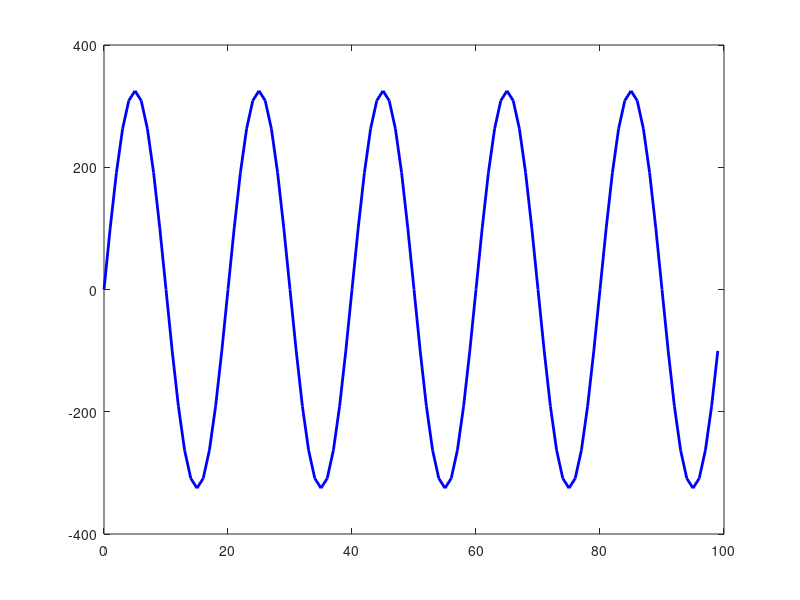

This figure's MATLAB source: (Note: this script raises an error after producing the figure.)
%% PRÁCTICA: ANÁLISIS DE CALIDAD DE POTENCIA
% Ejercicios 1.1, 1.2, 1.3, 2.1, 2.2, 2.3
% Autor: Pablo Godoy Moreno y Fran Moreno Manzano
% Fecha: 2025

clear all; close all; clc;

%% ========== EJERCICIO 1.1: CÁLCULO DEL VALOR RMS ==========
clear; close all; clc;
fprintf('\n========== EJERCICIO 1.1: CÁLCULO DEL VALOR RMS ==========\n');

% Parámetros de la señal
f_fund = 50;           % Frecuencia fundamental (Hz)
fs = 1000;             % Frecuencia de muestreo (Hz)
duracion = 0.1;        % Duración (segundos)
V_pico = 325;          % Voltaje pico (V)
RMS_teorico = 230;     % Valor RMS teórico (V)

% Vector de tiempo
t1 = 0:1/fs:duracion-1/fs;

% Señal sinusoidal
v1 = V_pico * sin(2*pi*f_fund*t1);

% Calcular el valor RMS
RMS_calculado = sqrt(mean(v1.^2));

% Calcular el error
error = abs(RMS_calculado - RMS_teorico) / RMS_teorico * 100;

fprintf('Valor RMS calculado: %.4f V\n', RMS_calculado);
fprintf('Valor RMS teórico: %.4f V\n', RMS_teorico);
fprintf('Error: %.4f %%\n\n', error);

figure('Position', [100 100 1000 500]);

% Gráfica de la señal
plot(t1*1000, v1, 'b-', 'LineWidth', 2);
hold on;

% Líneas de referencia
yline(V_pico, '--r', 'Pico positivo', 'LineWidth', 1.5, 'LabelHorizontalAlignment', 'right');
yline(-V_pico, '--r', 'Pico negativo', 'LineWidth', 1.5, 'LabelHorizontalAlignment', 'right');
yline(RMS_calculado, '--g', sprintf('RMS calculado: %.2f V', RMS_calculado), 'LineWidth', 1.5, 'LabelHorizontalAlignment', 'right');
yline(-RMS_calculado, '--g', LineWidth=1.5);
yline(0, '-k', 'LineWidth', 0.5);

% Etiquetas y formato
xlabel('Tiempo (ms)', 'FontSize', 12, 'FontWeight', 'bold');
ylabel('Voltaje (V)', 'FontSize', 12, 'FontWeight', 'bold');
title(sprintf('Ejercicio 1.1: Señal Sinusoidal 50 Hz - RMS = %.2f V (Error: %.2f %%)', ...
    RMS_calculado, error), 'FontSize', 13, 'FontWeight', 'bold');
grid on;
grid minor;

legend('Señal', 'Pico (+)', 'Pico (-)', 'RMS', 'Location', 'southeast', 'FontSize', 10);
hold off;
%% ========== EJERCICIO 1.2: DETECCIÓN DE CRUCES POR CERO ==========
clear; close all; clc;
fprintf('========== EJERCICIO 1.2: DETECCIÓN DE CRUCES POR CERO ==========\n');

% Parámetros de la señal
f_fund = 50;           % Frecuencia fundamental (Hz)
fs = 1000;             % Frecuencia de muestreo (Hz)
V_pico = 325;          % Voltaje pico (V)

% Generar nueva señal para este ejercicio
t2 = 0:1/fs:0.5-1/fs;
v2 = V_pico * sin(2*pi*f_fund*t2);

% Detectar cruces por cero - Método mejorado
% Un cruce ocurre cuando la señal cambia de signo entre dos muestras consecutivas
cruces_indices = [];
tiempos_cruces_exactos = [];

for i = 1:length(v2)-1
    % Si el producto es negativo, hay un cruce por cero entre i e i+1
    if v2(i) * v2(i+1) < 0
        % Encontrar el cruce más preciso usando interpolación lineal
        t_cruce = t2(i) - v2(i) * (t2(i+1) - t2(i)) / (v2(i+1) - v2(i));
        idx_cruce = round(t_cruce * fs);
        
        % Evitar duplicados muy cercanos
        if isempty(cruces_indices) || (idx_cruce - cruces_indices(end) > 5)
            cruces_indices = [cruces_indices, idx_cruce];
            tiempos_cruces_exactos = [tiempos_cruces_exactos, t_cruce];
        end
    end
end

% Calcular frecuencia desde los cruces
if length(cruces_indices) > 2
    periodos = diff(tiempos_cruces_exactos);
    periodo_promedio = mean(periodos) * 2;  % 2 cruces = 1 período
    frecuencia_detectada = 1 / periodo_promedio;
else
    frecuencia_detectada = 0;
end

fprintf('Número de cruces por cero detectados: %d\n', length(cruces_indices));
fprintf('Frecuencia detectada: %.2f Hz\n', frecuencia_detectada);
fprintf('Frecuencia teórica: %.2f Hz\n\n', f_fund);

% Visualización - Ejercicio 1.2
figure('Position', [100 400 1100 450]);
plot(t2*1000, v2, 'b-', 'LineWidth', 1.8); hold on;
% Plotear los cruces en sus tiempos exactos (interpolados) con voltaje = 0
plot(tiempos_cruces_exactos*1000, zeros(size(tiempos_cruces_exactos)), 'ro', 'MarkerSize', 8, 'MarkerFaceColor', 'r');
yline(0, '--k', 'LineWidth', 1);  % Línea de referencia en cero

xlabel('Tiempo (ms)', 'FontSize', 12, 'FontWeight', 'bold');
ylabel('Voltaje (V)', 'FontSize', 12, 'FontWeight', 'bold');
title(sprintf('Detección de Cruces por Cero - Frecuencia Detectada: %.2f Hz', frecuencia_detectada), ...
    'FontSize', 13, 'FontWeight', 'bold');
legend('Señal', 'Cruces por cero', 'Cero', 'FontSize', 11);
grid on;
grid minor;


hold off;

%% ========== EJERCICIO 1.3: DETECCIÓN DE VARIACIONES DE TENSIÓN ==========
clear; close all; clc;
fprintf('========== EJERCICIO 1.3: DETECCIÓN DE VARIACIONES DE TENSIÓN ==========\n');

% Parámetros
f_fund = 50;           % Frecuencia fundamental (Hz)
fs_13 = 1000;          % Frecuencia de muestreo (Hz)
V_pico = 325;          % Voltaje pico (V)
RMS_nominal = 230;     % Valor RMS nominal (V)

% Generar señal sinusoidal pura
t3 = 0:1/fs_13:0.3-1/fs_13;
v3 = V_pico * sin(2*pi*f_fund*t3);

% ========== FUNCIÓN: Calcular RMS en ventanas deslizantes ==========
% Parámetros de entrada: señal, frecuencia de muestreo, tamaño de ventana en ms
% Devuelve: vector de valores RMS y vector de tiempos correspondientes

ventana_ms = 20;  % Ventana de 20 ms (un ciclo completo para 50 Hz)
ventana_muestras = round(ventana_ms * fs_13 / 1000);

rms_desli = [];
t_rms = [];

for i = 1:length(v3)-ventana_muestras+1
    % Extrae la ventana
    ventana = v3(i:i+ventana_muestras-1);
    % Calcula el RMS de la ventana
    rms_desli = [rms_desli, sqrt(mean(ventana.^2))];
    % Tiempo al centro de la ventana
    t_rms = [t_rms, (i + ventana_muestras/2 - 1) / fs_13];
end

% ========== ANÁLISIS DE RESULTADOS ==========
fprintf('RMS deslizante calculado con ventana de %d ms\n', ventana_ms);
fprintf('Número de valores RMS: %d\n', length(rms_desli));
fprintf('RMS promedio: %.2f V\n', mean(rms_desli));
fprintf('RMS mínimo: %.2f V\n', min(rms_desli));
fprintf('RMS máximo: %.2f V\n\n', max(rms_desli));

% ========== VISUALIZACIÓN ==========
figure('Position', [100 50 1200 700]);

% Subplot 1: Señal temporal completa
subplot(2,1,1);
plot(t3*1000, v3, 'b-', 'LineWidth', 1.5); hold on;
yline(V_pico, '--r', 'LineWidth', 1, 'Alpha', 0.5);
yline(-V_pico, '--r', 'LineWidth', 1, 'Alpha', 0.5);
yline(0, '-k', 'LineWidth', 0.5);
xlabel('Tiempo (ms)', 'FontSize', 12, 'FontWeight', 'bold');
ylabel('Voltaje (V)', 'FontSize', 12, 'FontWeight', 'bold');
title('Ejercicio 1.3: Señal Sinusoidal (Dominio del Tiempo)', 'FontSize', 13, 'FontWeight', 'bold');
grid on;
grid minor;
legend('Señal', 'Pico +', 'Pico -', 'FontSize', 10);
hold off;

% Subplot 2: RMS deslizante
subplot(2,1,2);
plot(t_rms*1000, rms_desli, 'r-', 'LineWidth', 2.5); hold on;
yline(RMS_nominal, '--k', 'Nominal (230V)', 'LineWidth', 1.5, 'LabelHorizontalAlignment', 'right');
yline(RMS_nominal*0.9, '--g', 'Límite -10% (207V)', 'LineWidth', 1.5, 'LabelHorizontalAlignment', 'right');
yline(RMS_nominal*1.1, '--b', 'Límite +10% (253V)', 'LineWidth', 1.5, 'LabelHorizontalAlignment', 'right');

xlabel('Tiempo (ms)', 'FontSize', 12, 'FontWeight', 'bold');
ylabel('RMS (V)', 'FontSize', 12, 'FontWeight', 'bold');
title(sprintf('RMS Deslizante - Ventana: %d ms (Estable)', ventana_ms), 'FontSize', 13, 'FontWeight', 'bold');
grid on;
grid minor;

legend('RMS deslizante', 'Nominal', 'Límite -10%', 'Límite +10%', 'FontSize', 10, 'Location', 'best');
hold off;

% ========== INFORMACIÓN ADICIONAL ==========
fprintf('\n--- CONCLUSIONES ---\n');
fprintf('Para una señal sinusoidal pura sin variaciones:\n');
fprintf('- El RMS debe mantenerse constante en torno a %.2f V\n', RMS_nominal);
fprintf('- No hay desviaciones respecto a los límites ±10%%\n');
fprintf('- Esta función permite detectar variaciones rápidas de tensión\n');
fprintf('- La ventana de 20 ms es adecuada para detectar huecos y sobretensiones\n');
%% ========== EJERCICIO 2.1: ANÁLISIS ESPECTRAL BÁSICO ==========
clear; close all; clc;
fprintf('========== EJERCICIO 2.1: ANÁLISIS ESPECTRAL BÁSICO ==========\n');

% Parámetros
f_fund = 50;           % Frecuencia fundamental (Hz)
fs_esp = 2000;         % Frecuencia de muestreo (Hz)
V_pico = 325;          % Voltaje pico (V)

% Generar señal pura de 50 Hz
t_esp = 0:1/fs_esp:1-1/fs_esp;
v_pura = V_pico * sin(2*pi*f_fund*t_esp);

% ========== FUNCIÓN: Calcular espectro de frecuencias ==========
% Entrada: señal temporal y frecuencia de muestreo
% Salida: vector de frecuencias y magnitudes correspondientes

N_esp = length(v_pura);

% Calcular FFT
FFT_pura = fft(v_pura);

% Considerar solo frecuencias positivas (primera mitad del espectro)
FFT_pura = FFT_pura(1:N_esp/2+1);

% Normalizar magnitudes dividiendo por el número de muestras
mag_esp = abs(FFT_pura) / N_esp;

% Multiplicar por 2 las componentes intermedias (excepto DC y Nyquist)
mag_esp(2:end-1) = 2 * mag_esp(2:end-1);

% Vector de frecuencias
freqs_esp = (0:length(FFT_pura)-1) * (fs_esp/N_esp);

% ========== ANÁLISIS DE RESULTADOS ==========
% Encontrar componente fundamental (50 Hz)
[~, idx_50] = min(abs(freqs_esp - 50));
mag_50 = mag_esp(idx_50);
freq_real_50 = freqs_esp(idx_50);

fprintf('Espectro calculado para señal pura de 50 Hz\n');
fprintf('Resolución de frecuencia: %.4f Hz\n', fs_esp/N_esp);
fprintf('Frecuencia fundamental encontrada: %.2f Hz\n', freq_real_50);
fprintf('Magnitud en 50 Hz: %.2f V\n', mag_50);
fprintf('Magnitud teórica esperada: %.2f V\n\n', V_pico/2);

% Verificar que hay un solo pico en 50 Hz
% Buscar picos significativos (mayores a 10 V)
umbral = 10;
picos_indices = find(mag_esp > umbral);

fprintf('Análisis de picos significativos (> %d V):\n', umbral);
fprintf('Número de picos encontrados: %d\n', length(picos_indices));

if length(picos_indices) == 1
    fprintf('✓ VERIFICADO: Solo hay un pico, en la frecuencia fundamental\n\n');
else
    fprintf('Picos encontrados en:\n');
    for i = 1:length(picos_indices)
        fprintf('  Frecuencia: %7.2f Hz | Magnitud: %7.2f V\n', ...
            freqs_esp(picos_indices(i)), mag_esp(picos_indices(i)));
    end
    fprintf('\n');
end

% ========== VISUALIZACIÓN ==========
figure('Position', [100 50 1200 500]);

% Gráfica con stem (tallo) - Espectro hasta 500 Hz
% Encontrar índice correspondiente a 500 Hz
idx_500 = floor(500 * N_esp / fs_esp) + 1;

stem(freqs_esp(1:idx_500), mag_esp(1:idx_500), 'b', 'filled', 'LineWidth', 1.5);
hold on;

% Marcar el pico en 50 Hz
plot(freq_real_50, mag_50, 'r*', 'MarkerSize', 20, 'LineWidth', 2);
text(freq_real_50, mag_50 + 5, sprintf('Fundamental\n%.2f Hz\n%.2f V', freq_real_50, mag_50), ...
    'HorizontalAlignment', 'center', 'FontSize', 11, 'FontWeight', 'bold', ...
    'BackgroundColor', 'white', 'EdgeColor', 'red');

xlabel('Frecuencia (Hz)', 'FontSize', 12, 'FontWeight', 'bold');
ylabel('Magnitud (V)', 'FontSize', 12, 'FontWeight', 'bold');
title('Ejercicio 2.1: Espectro de Frecuencias - Señal Pura 50 Hz', 'FontSize', 13, 'FontWeight', 'bold');
grid on;
grid minor;
xlim([0 500]);

% Información en la gráfica
text(0.98, 0.97, sprintf(['Parámetros:\n' ...
    'Frecuencia fundamental: %d Hz\n' ...
    'Frecuencia de muestreo: %d Hz\n' ...
    'Duración: 1 segundo\n' ...
    'Voltaje pico: %d V\n' ...
    'Muestras: %d'], ...
    f_fund, fs_esp, V_pico, N_esp), ...
    'Units', 'normalized', 'FontSize', 10, 'BackgroundColor', 'white', ...
    'EdgeColor', 'black', 'VerticalAlignment', 'top', ...
    'HorizontalAlignment', 'right');

hold off;

%% ========== EJERCICIO 2.2: ANÁLISIS DE ARMÓNICOS ==========
clear; close all; clc;
fprintf('========== EJERCICIO 2.2: ANÁLISIS DE ARMÓNICOS ==========\n');

% Parámetros
f_fund = 50;           % Frecuencia fundamental (Hz)
fs_esp = 2000;         % Frecuencia de muestreo (Hz)
V_pico = 325;          % Voltaje pico (V)

% Generar señal pura de 50 Hz (igual que Ejercicio 2.1)
t_esp = 0:1/fs_esp:1-1/fs_esp;
v_pura = V_pico * sin(2*pi*f_fund*t_esp);

% Calcular FFT
N_esp = length(v_pura);
FFT_pura = fft(v_pura);
FFT_pura = FFT_pura(1:N_esp/2+1);
mag_esp = abs(FFT_pura) / N_esp;
mag_esp(2:end-1) = 2 * mag_esp(2:end-1);
freqs_esp = (0:length(FFT_pura)-1) * (fs_esp/N_esp);

% ========== FUNCIÓN: Analizar armónicos ==========
% Entrada: señal, frecuencia de muestreo, frecuencia fundamental, número de armónicos
% Salida: tabla con n, frecuencia exacta, magnitud; y THD calculado

% Número de armónicos a analizar
n_armonicos = 15;

% Crear tabla de armónicos
tabla_arm_pura = [];

% Encontrar fundamental
[~, idx_50] = min(abs(freqs_esp - f_fund));
V_fundamental = mag_esp(idx_50);

fprintf('Búsqueda de armónicos:\n');
fprintf('Resolución de frecuencia: %.4f Hz\n\n', fs_esp/N_esp);

% Buscar cada armónico
for n = 1:n_armonicos
    freq_target = n * f_fund;  % Frecuencia teórica del armónico n
    [~, idx_arm] = min(abs(freqs_esp - freq_target));  % Índice más cercano
    mag_arm = mag_esp(idx_arm);  % Magnitud en ese índice
    freq_real = freqs_esp(idx_arm);  % Frecuencia real encontrada
    
    tabla_arm_pura = [tabla_arm_pura; n, freq_real, mag_arm];
end

% ========== CALCULAR THD ==========
% THD = 100 * sqrt(suma de V_n^2 desde n=2 hasta infinito) / V_1
suma_cuadrados_pura = sum(tabla_arm_pura(2:end,3).^2);
THD_puro = 100 * sqrt(suma_cuadrados_pura) / V_fundamental;

% ========== RESULTADOS EN CONSOLA ==========
fprintf('Análisis de armónicos para señal pura de 50 Hz:\n');
fprintf('='*50 + "\n");
fprintf('Fundamental (1er armónico): %.4f V\n\n', V_fundamental);

fprintf('Tabla de armónicos:\n');
fprintf('  n  | Frecuencia (Hz) | Magnitud (V) | %% Fundamental\n');
fprintf('-----|-----------------|--------------|---------------\n');

for i = 1:n_armonicos
    pct = 100 * tabla_arm_pura(i,3) / V_fundamental;
    fprintf(' %2d  | %14.2f | %12.4f | %13.2f\n', ...
        tabla_arm_pura(i,1), tabla_arm_pura(i,2), tabla_arm_pura(i,3), pct);
end

fprintf('\n');
fprintf('THD calculado: %.4f %%\n', THD_puro);
fprintf('Interpretación: Señal pura sin distorsión\n\n');

% ========== VISUALIZACIÓN: Gráfica de barras de armónicos ==========
figure('Position', [100 50 1100 500]);

bar(tabla_arm_pura(1:10,1), tabla_arm_pura(1:10,3), 'b', 'EdgeColor', 'black', 'LineWidth', 1.5);
hold on;

% Marcar el fundamental
bar(1, V_fundamental, 'r', 'EdgeColor', 'black', 'LineWidth', 1.5);

xlabel('Número de Armónico', 'FontSize', 12, 'FontWeight', 'bold');
ylabel('Magnitud (V)', 'FontSize', 12, 'FontWeight', 'bold');
title(sprintf('Ejercicio 2.2: Análisis de Armónicos - THD: %.4f %%', THD_puro), ...
    'FontSize', 13, 'FontWeight', 'bold');
grid on;
grid minor;

% Etiquetas en barras principales
for i = 1:10
    if tabla_arm_pura(i,3) > 5
        text(i, tabla_arm_pura(i,3) + 5, sprintf('%.1f V', tabla_arm_pura(i,3)), ...
            'HorizontalAlignment', 'center', 'FontSize', 9);
    end
end

% Información en la gráfica
text(0.98, 0.97, sprintf(['Parámetros:\n' ...
    'Tipo: Señal pura\n' ...
    'Fundamental: %.2f V\n' ...
    'THD: %.4f %%\n' ...
    'Armónicos analizados: %d'], ...
    V_fundamental, THD_puro, n_armonicos), ...
    'Units', 'normalized', 'FontSize', 10, 'BackgroundColor', 'white', ...
    'EdgeColor', 'black', 'VerticalAlignment', 'top', ...
    'HorizontalAlignment', 'right');

legend('Armónicos', 'Fundamental', 'FontSize', 11);
hold off;

fprintf('Gráfica generada con éxito.\n');
%% ========== EJERCICIO 2.3: GENERAR Y ANALIZAR SEÑAL CON ARMÓNICOS ==========
clear; close all; clc;
fprintf('========== EJERCICIO 2.3: GENERAR Y ANALIZAR SEÑAL CON ARMÓNICOS ==========\n');

% Parámetros
f_fund = 50;           % Frecuencia fundamental (Hz)
fs_arm = 2000;         % Frecuencia de muestreo (Hz)
V_pico = 325;          % Voltaje pico (V)
duracion = 0.5;        % Duración (segundos)

% Generar vector de tiempo
t_arm = 0:1/fs_arm:duracion-1/fs_arm;

% Parámetros de la señal compuesta
V_fund = V_pico;                    % Fundamental: 325 V
V_3 = 0.15 * V_pico;                % 3er armónico: 15% = 48.75 V
V_5 = 0.10 * V_pico;                % 5to armónico: 10% = 32.5 V

fprintf('Parámetros de la señal:\n');
fprintf('  Fundamental (50 Hz):    %.2f V\n', V_fund);
fprintf('  3er armónico (150 Hz):  %.2f V (15%% del fundamental)\n', V_3);
fprintf('  5to armónico (250 Hz):  %.2f V (10%% del fundamental)\n\n', V_5);

% Generar señal con armónicos (superposición)
v_arm = V_fund * sin(2*pi*f_fund*t_arm) + ...
        V_3 * sin(2*pi*3*f_fund*t_arm) + ...
        V_5 * sin(2*pi*5*f_fund*t_arm);

% Calcular FFT de señal con armónicos
N_arm = length(v_arm);
FFT_arm = fft(v_arm);
FFT_arm = FFT_arm(1:N_arm/2+1);
mag_arm = abs(FFT_arm) / N_arm;
mag_arm(2:end-1) = 2 * mag_arm(2:end-1);
freqs_arm = (0:length(FFT_arm)-1) * (fs_arm/N_arm);

% Encontrar componente fundamental
[~, idx_50_arm] = min(abs(freqs_arm - 50));
V_fundamental_arm = mag_arm(idx_50_arm);

% Calcular armónicos
tabla_arm = [];
for n = 1:15
    freq_target = n * f_fund;
    [~, idx_arm] = min(abs(freqs_arm - freq_target));
    mag_armonico = mag_arm(idx_arm);
    tabla_arm = [tabla_arm; n, freqs_arm(idx_arm), mag_armonico];
end

% Calcular THD
suma_cuadrados = sum(tabla_arm(2:end,3).^2);
THD_arm = 100 * sqrt(suma_cuadrados) / V_fundamental_arm;

% THD teórico esperado
THD_teorico = 100 * sqrt(0.15^2 + 0.10^2);

% ========== RESULTADOS EN CONSOLA ==========
fprintf('Análisis de armónicos con distorsión:\n');
fprintf('='*50 + "\n");
fprintf('Fundamental (1er armónico):  %.4f V\n\n', V_fundamental_arm);

fprintf('Tabla de armónicos:\n');
fprintf('  n  | Frecuencia (Hz) | Magnitud (V) | %% Fundamental\n');
fprintf('-----|-----------------|--------------|---------------\n');

for i = 1:10
    pct = 100 * tabla_arm(i,3) / V_fundamental_arm;
    fprintf(' %2d  | %14.2f | %12.4f | %13.2f\n', ...
        tabla_arm(i,1), tabla_arm(i,2), tabla_arm(i,3), pct);
end

fprintf('\n');
fprintf('THD calculado:     %.4f %%\n', THD_arm);
fprintf('THD teórico esperado: %.4f %%\n', THD_teorico);
fprintf('Diferencia:        %.4f %%\n\n', abs(THD_arm - THD_teorico));

if THD_arm > 8
    fprintf('⚠ ADVERTENCIA: THD supera el límite normativo de 8%%\n\n');
else
    fprintf('✓ Cumple con el límite normativo de 8%%\n\n');
end

% ========== VISUALIZACIÓN ==========
figure('Position', [100 50 1300 700]);

% ========== Subplot 1: Señal temporal (primeros 4 ciclos) ==========
subplot(2,1,1);

% Calcular número de muestras para 4 ciclos (4/50 = 0.08 segundos)
num_ciclos = 4;
tiempo_ciclos = num_ciclos / f_fund;
idx_ciclos = find(t_arm <= tiempo_ciclos);

plot(t_arm(idx_ciclos)*1000, v_arm(idx_ciclos), 'b-', 'LineWidth', 2);
hold on;
yline(0, '-k', 'LineWidth', 0.5);
yline(V_pico, '--r', 'LineWidth', 1, 'Alpha', 0.5);
yline(-V_pico, '--r', 'LineWidth', 1, 'Alpha', 0.5);

xlabel('Tiempo (ms)', 'FontSize', 12, 'FontWeight', 'bold');
ylabel('Voltaje (V)', 'FontSize', 12, 'FontWeight', 'bold');
title('Ejercicio 2.3: Señal Compuesta con Armónicos (primeros 4 ciclos)', ...
    'FontSize', 13, 'FontWeight', 'bold');
grid on;
grid minor;
legend('Señal distorsionada', 'Referencia', 'FontSize', 10);
hold off;

% ========== Subplot 2: Espectro de armónicos (barras) ==========
subplot(2,1,2);

% Crear gráfica de barras para los primeros 10 armónicos
bar(tabla_arm(1:10,1), tabla_arm(1:10,3), 'FaceColor', [0.3 0.5 0.9], ...
    'EdgeColor', 'black', 'LineWidth', 1.5);
hold on;

% Destacar los armónicos principales (1, 3, 5)
bar(1, tabla_arm(1,3), 'FaceColor', 'red', 'EdgeColor', 'black', 'LineWidth', 1.5);
bar(3, tabla_arm(3,3), 'FaceColor', 'green', 'EdgeColor', 'black', 'LineWidth', 1.5);
bar(5, tabla_arm(5,3), 'FaceColor', [1 0.5 0], 'EdgeColor', 'black', 'LineWidth', 1.5);

xlabel('Número de Armónico', 'FontSize', 12, 'FontWeight', 'bold');
ylabel('Magnitud (V)', 'FontSize', 12, 'FontWeight', 'bold');
title(sprintf('Espectro de Armónicos - THD Calculado: %.2f %% (Teórico: %.2f %%)', ...
    THD_arm, THD_teorico), 'FontSize', 13, 'FontWeight', 'bold');
grid on;
grid minor;

% Etiquetas en barras principales
for i = [1, 3, 5]
    if tabla_arm(i,3) > 5
        text(i, tabla_arm(i,3) + 5, sprintf('%.1f V', tabla_arm(i,3)), ...
            'HorizontalAlignment', 'center', 'FontSize', 10, 'FontWeight', 'bold');
    end
end

% Información en la gráfica
text(0.98, 0.97, sprintf(['Parámetros:\n' ...
    'Fundamental: %.2f V\n' ...
    'THD calculado: %.2f %%\n' ...
    'THD teórico: %.2f %%\n' ...
    'Diferencia: %.2f %%'], ...
    V_fundamental_arm, THD_arm, THD_teorico, abs(THD_arm - THD_teorico)), ...
    'Units', 'normalized', 'FontSize', 10, 'BackgroundColor', 'white', ...
    'EdgeColor', 'black', 'VerticalAlignment', 'top', ...
    'HorizontalAlignment', 'right');

legend('Otros armónicos', 'Fundamental (1)', '3er armónico', '5to armónico', ...
    'FontSize', 10, 'Location', 'northeast');

hold off;

fprintf('Gráficas generadas con éxito.\n');

%% ACTIVIDAD GUIADA 2.3: ANALIZAR UN HUECO DE TENSIÓN
clear; clc; close all;
fprintf('========== ACTIVIDAD GUIADA 2.3: ANALIZAR UN HUECO DE TENSIÓN ==========\n\n');

% PARÁMETROS DE LA SEÑAL
fs = 2000;
duracion = 0.2;
f = 50;
V_pico = 325;
V_rms_nominal = 230;

fprintf('PASO 1: Generando señal base...\n');
fprintf('  Frecuencia de muestreo: %d Hz\n', fs);
fprintf('  Duración total: %.0f ms\n', duracion*1000);
fprintf('  Frecuencia fundamental: %d Hz\n', f);
fprintf('  Amplitud pico: %.0f V\n', V_pico);
fprintf('  Valor RMS nominal: %.0f V\n\n', V_rms_nominal);

t = 0:1/fs:duracion-1/fs;
v_base = V_pico * sin(2*pi*f*t);

fprintf('PASO 2: Introduciendo hueco de tensión...\n');
t_inicio_hueco = 0.050;
t_duracion_hueco = 0.050;
profundidad = 0.50;

idx_inicio = round(t_inicio_hueco * fs) + 1;
idx_fin = round((t_inicio_hueco + t_duracion_hueco) * fs);

v_hueco = v_base;
v_hueco(idx_inicio:idx_fin) = v_base(idx_inicio:idx_fin) * profundidad;

fprintf('  Inicio del hueco: %.0f ms\n', t_inicio_hueco*1000);
fprintf('  Duración del hueco: %.0f ms (%.1f ciclos)\n', t_duracion_hueco*1000, t_duracion_hueco*f);
fprintf('  Profundidad: %.0f%% (amplitud reducida a %.0f%%)\n', (1-profundidad)*100, profundidad*100);
fprintf('  Índices afectados: %d a %d\n\n', idx_inicio, idx_fin);

fprintf('PASO 3: Calculando RMS deslizante...\n');
ventana_ms = 20;
ventana_muestras = round(ventana_ms * fs / 1000);
fprintf('  Tamaño de ventana: %d ms (%d muestras)\n', ventana_ms, ventana_muestras);

N = length(v_hueco);
rms_deslizante = zeros(1, N - ventana_muestras + 1);

for i = ventana_muestras:N
    ventana_datos = v_hueco(i-ventana_muestras+1:i);
    rms_deslizante(i-ventana_muestras+1) = sqrt(mean(ventana_datos.^2));
end

t_rms = t(ventana_muestras:end);
fprintf('  RMS deslizante calculado: %d valores\n\n', length(rms_deslizante));

fprintf('========== ANÁLISIS DE RESULTADOS ==========\n\n');
limite_menos_10 = V_rms_nominal * 0.90;

umbral_deteccion = V_rms_nominal * 0.95;
idx_deteccion = find(rms_deslizante < umbral_deteccion, 1);
if ~isempty(idx_deteccion)
    t_deteccion = t_rms(idx_deteccion) * 1000;
    fprintf('1. DETECCIÓN DEL INICIO DEL HUECO:\n');
    fprintf('   El hueco se detecta en t = %.2f ms\n', t_deteccion);
    fprintf('   (Hueco real comienza en t = %.0f ms)\n', t_inicio_hueco*1000);
    fprintf('   Retardo de detección: %.2f ms\n\n', t_deteccion - t_inicio_hueco*1000);
end

[rms_minimo, idx_min] = min(rms_deslizante);
t_minimo = t_rms(idx_min) * 1000;
porcentaje_caida = ((V_rms_nominal - rms_minimo) / V_rms_nominal) * 100;

fprintf('2. VALOR RMS MÍNIMO:\n');
fprintf('   RMS mínimo alcanzado: %.2f V\n', rms_minimo);
fprintf('   Momento del mínimo: %.2f ms\n', t_minimo);
fprintf('   Caída respecto al nominal: %.2f V (%.1f%%)\n', V_rms_nominal - rms_minimo, porcentaje_caida);
fprintf('   RMS teórico esperado: %.2f V\n\n', V_rms_nominal * profundidad);

umbral_recuperacion = V_rms_nominal * 0.98;
idx_recuperacion = find(rms_deslizante(idx_min:end) > umbral_recuperacion, 1);
if ~isempty(idx_recuperacion)
    idx_recuperacion = idx_recuperacion + idx_min - 1;
    t_recuperacion = t_rms(idx_recuperacion) * 1000;
    tiempo_recuperacion = t_recuperacion - t_minimo;
    fprintf('3. TIEMPO DE RECUPERACIÓN:\n');
    fprintf('   La señal recupera el 98%% del nominal en t = %.2f ms\n', t_recuperacion);
    fprintf('   Tiempo de recuperación desde el mínimo: %.2f ms\n', tiempo_recuperacion);
    fprintf('   Tiempo total del evento: %.2f ms\n\n', t_recuperacion - t_deteccion);
end

idx_bajo_limite = rms_deslizante < limite_menos_10;
duracion_violacion = 0;
t_inicio_violacion = 0;
t_fin_violacion = 0;

if any(idx_bajo_limite)
    t_inicio_violacion = t_rms(find(idx_bajo_limite, 1)) * 1000;
    t_fin_violacion = t_rms(find(idx_bajo_limite, 1, 'last')) * 1000;
    duracion_violacion = t_fin_violacion - t_inicio_violacion;
    fprintf('4. CUMPLIMIENTO NORMATIVO (Límite -10%% = %.0f V):\n', limite_menos_10);
    fprintf('   ⚠ SÍ supera el límite del -10%%\n');
    fprintf('   Inicio de la violación: %.2f ms\n', t_inicio_violacion);
    fprintf('   Fin de la violación: %.2f ms\n', t_fin_violacion);
    fprintf('   Duración de la violación: %.2f ms\n', duracion_violacion);
    fprintf('   RMS mínimo vs límite: %.2f V < %.0f V\n\n', rms_minimo, limite_menos_10);
else
    fprintf('4. CUMPLIMIENTO NORMATIVO:\n');
    fprintf('   ✓ NO supera el límite del -10%%\n');
    fprintf('   RMS mínimo: %.2f V > Límite: %.0f V\n\n', rms_minimo, limite_menos_10);
end

fprintf('PASO 4: Generando visualizaciones...\n\n');

figure('Position', [100 50 1400 800]);

subplot(2,1,1);
plot(t*1000, v_hueco, 'b-', 'LineWidth', 1.5);
hold on;
zona_x = [t_inicio_hueco*1000, (t_inicio_hueco+t_duracion_hueco)*1000, (t_inicio_hueco+t_duracion_hueco)*1000, t_inicio_hueco*1000];
zona_y = [-400, -400, 400, 400];
fill(zona_x, zona_y, 'r', 'FaceAlpha', 0.1, 'EdgeColor', 'none');
plot([0 duracion*1000], [0 0], '--k', 'LineWidth', 0.5);
plot([0 duracion*1000], [V_pico V_pico], ':r', 'LineWidth', 1);
plot([0 duracion*1000], [-V_pico -V_pico], ':r', 'LineWidth', 1);
xlabel('Tiempo (ms)', 'FontSize', 12, 'FontWeight', 'bold');
ylabel('Voltaje (V)', 'FontSize', 12, 'FontWeight', 'bold');
title('Señal Temporal con Hueco de Tensión', 'FontSize', 14, 'FontWeight', 'bold');
grid on;
grid minor;
legend('Señal con hueco', 'Zona del hueco', 'Location', 'best', 'FontSize', 10);
xlim([0 duracion*1000]);
ylim([-400 400]);
hold off;

subplot(2,1,2);
plot(t_rms*1000, rms_deslizante, 'b-', 'LineWidth', 2);
hold on;
plot([0 duracion*1000], [V_rms_nominal V_rms_nominal], '-g', 'LineWidth', 2);
plot([0 duracion*1000], [limite_menos_10 limite_menos_10], '--r', 'LineWidth', 2);
text(5, V_rms_nominal+5, 'Nominal (230 V)', 'FontSize', 10, 'Color', 'g', 'FontWeight', 'bold');
text(5, limite_menos_10-5, 'Límite -10% (207 V)', 'FontSize', 10, 'Color', 'r', 'FontWeight', 'bold');
plot(t_minimo, rms_minimo, 'ro', 'MarkerSize', 10, 'LineWidth', 2, 'MarkerFaceColor', 'r');
text(t_minimo + 5, rms_minimo - 10, sprintf('Mínimo: %.1f V\n(t=%.1f ms)', rms_minimo, t_minimo), 'FontSize', 10, 'BackgroundColor', 'white', 'EdgeColor', 'black');
if any(idx_bajo_limite)
    zona_viol_x = [t_inicio_violacion, t_fin_violacion, t_fin_violacion, t_inicio_violacion];
    zona_viol_y = [150, 150, 250, 250];
    fill(zona_viol_x, zona_viol_y, 'r', 'FaceAlpha', 0.15, 'EdgeColor', 'none');
end
xlabel('Tiempo (ms)', 'FontSize', 12, 'FontWeight', 'bold');
ylabel('Valor RMS (V)', 'FontSize', 12, 'FontWeight', 'bold');
title(sprintf('Valor RMS Deslizante (Ventana: %d ms = 1 ciclo)', ventana_ms), 'FontSize', 14, 'FontWeight', 'bold');
grid on;
grid minor;
xlim([0 duracion*1000]);
ylim([150 250]);
info_text = sprintf('PARAMETROS DEL HUECO:\n  Inicio: %.0f ms\n  Duracion: %.0f ms\n  Profundidad: %.0f%%\n  RMS minimo: %.1f V\n  Caida: %.1f%%\n  Violacion -10%%: %.1f ms', t_inicio_hueco*1000, t_duracion_hueco*1000, (1-profundidad)*100, rms_minimo, porcentaje_caida, duracion_violacion);
annotation('textbox', [0.72, 0.15, 0.25, 0.18], 'String', info_text, 'FontSize', 9, 'BackgroundColor', 'white', 'EdgeColor', 'black', 'FontName', 'Courier New', 'FitBoxToText', 'on');
hold off;

fprintf('========== ANÁLISIS COMPLETADO ==========\n');
fprintf('Gráficas generadas exitosamente.\n');

%% ========== ACTIVIDAD GUIADA 3.4: COMPARAR DIFERENTES CARGAS ==========
clear; close all; clc;
fprintf('\n========== ACTIVIDAD GUIADA 3.4: COMPARAR DIFERENTES CARGAS ==========\n');

% Parámetros generales
fs = 2000;             % Frecuencia de muestreo (Hz)
f0 = 50;               % Frecuencia fundamental (Hz)
duracion = 1;          % Duración total (s)
t = 0:1/fs:duracion-1/fs;
Vpico = 325;           % Amplitud pico (V)

% ==========================================================
% 1. Generación de señales para tres tipos de carga
% ==========================================================

% Carga 1: Lineal (solo fundamental)
v1 = Vpico * sin(2*pi*f0*t);

% Carga 2: Distorsión moderada (3er y 5to armónico)
v2 = Vpico*sin(2*pi*f0*t) + ...
     0.10*Vpico*sin(2*pi*3*f0*t) + ...
     0.05*Vpico*sin(2*pi*5*f0*t);

% Carga 3: Altamente distorsionada (3er, 5to y 7mo)
v3 = Vpico*sin(2*pi*f0*t) + ...
     0.25*Vpico*sin(2*pi*3*f0*t) + ...
     0.15*Vpico*sin(2*pi*5*f0*t) + ...
     0.10*Vpico*sin(2*pi*7*f0*t);

% ==========================================================
% 2. Cálculo del espectro y THD
% ==========================================================

N = length(t);
f = (0:N/2-1)*(fs/N);  % Vector de frecuencias (positivas)

% Función anónima para obtener magnitud espectral
calcMag = @(v) abs(fft(v)/N)*2;

% Magnitudes
V1 = calcMag(v1);
V2 = calcMag(v2);
V3 = calcMag(v3);

% Armónicos (fundamental hasta 10º)
harmonics = 1:10;
freq_h = harmonics * f0;

% Función para extraer magnitudes de armónicos
getHarmonics = @(V) arrayfun(@(fh) ...
    V(find(abs(f - fh) == min(abs(f - fh)), 1)), freq_h);

mag1 = getHarmonics(V1);
mag2 = getHarmonics(V2);
mag3 = getHarmonics(V3);

% Cálculo del THD
THD = @(mags) 100*sqrt(sum(mags(2:end).^2))/mags(1);

THD1 = THD(mag1);
THD2 = THD(mag2);
THD3 = THD(mag3);

% ==========================================================
% 3. Resultados y tabla comparativa
% ==========================================================

fprintf('Carga Lineal (solo fundamental): THD = %.2f %%\n', THD1);
fprintf('Carga Moderadamente Distorsionada: THD = %.2f %%\n', THD2);
fprintf('Carga Altamente Distorsionada: THD = %.2f %%\n', THD3);

T = table(["Lineal"; "Moderada"; "Alta"], [THD1; THD2; THD3], ...
    'VariableNames', {'Tipo_Carga', 'THD_porcentaje'});

disp(' ');
disp('Tabla comparativa de THD:');
disp(T);

% ==========================================================
% 4. Visualización de los espectros
% ==========================================================

figure('Position', [100 100 1000 700]);

subplot(3,1,1);
stem(freq_h, mag1(1:10), 'b', 'LineWidth', 1.5);
title(sprintf('Carga Lineal - THD = %.2f %%', THD1), 'FontWeight','bold');
xlabel('Frecuencia (Hz)');
ylabel('Magnitud (V)');
grid on; xlim([0 600]);

subplot(3,1,2);
stem(freq_h, mag2(1:10), 'm', 'LineWidth', 1.5);
title(sprintf('Carga Moderada - THD = %.2f %%', THD2), 'FontWeight','bold');
xlabel('Frecuencia (Hz)');
ylabel('Magnitud (V)');
grid on; xlim([0 600]);

subplot(3,1,3);
stem(freq_h, mag3(1:10), 'r', 'LineWidth', 1.5);
title(sprintf('Carga Alta - THD = %.2f %%', THD3), 'FontWeight','bold');
xlabel('Frecuencia (Hz)');
ylabel('Magnitud (V)');
grid on; xlim([0 600]);

sgtitle('Actividad Guiada 3.4: Comparación de Espectros Armónicos', 'FontWeight','bold');

% ==========================================================
% 5. Análisis final
% ==========================================================
fprintf('\nAnálisis:\n');
fprintf('• La carga lineal tiene una señal puramente sinusoidal (THD ≈ 0%%).\n');
fprintf('• La carga moderadamente distorsionada tiene THD ≈ %.1f%% (menor que el 8%% normativo: %s).\n', ...
        THD2, ternary(THD2<8,'CUMPLE','NO CUMPLE'));
fprintf('• La carga altamente distorsionada tiene THD ≈ %.1f%% (mayor que el 8%% normativo: NO CUMPLE).\n\n', THD3);

% Función auxiliar tipo operador ternario
function out = ternary(cond, valTrue, valFalse)
    if cond
        out = valTrue;
    else
        out = valFalse;
    end
end
